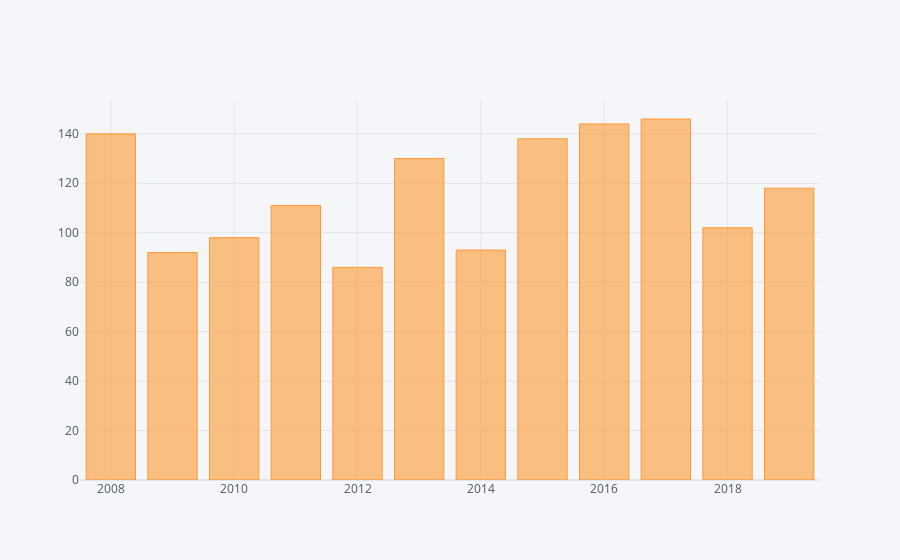

Notebook source saved alongside this figure:
### Code cell
season.iplot(kind = 'bar')

### Figure 1 — Plotly figure (JSON) as saved in the notebook; plotly's stock layout.template omitted (floating-point values rounded to 4 significant figures)
{"data": [{"marker": {"color": "rgba(255, 153, 51, 0.6)", "line": {"color": "rgba(255, 153, 51, 1.0)", "width": 1}}, "name": "win_by_runs", "orientation": "v", "text": "", "type": "bar", "x": [2008, 2009, 2010, 2011, 2012, 2013, 2014, 2015, 2016, 2017, 2018, 2019], "y": [140, 92, 98, 111, 86, 130, 93, 138, 144, 146, 102, 118]}], "layout": {"legend": {"bgcolor": "#F5F6F9", "font": {"color": "#4D5663"}}, "paper_bgcolor": "#F5F6F9", "plot_bgcolor": "#F5F6F9", "title": {"font": {"color": "#4D5663"}}, "xaxis": {"gridcolor": "#E1E5ED", "showgrid": true, "tickfont": {"color": "#4D5663"}, "title": {"font": {"color": "#4D5663"}, "text": ""}, "zerolinecolor": "#E1E5ED"}, "yaxis": {"gridcolor": "#E1E5ED", "showgrid": true, "tickfont": {"color": "#4D5663"}, "title": {"font": {"color": "#4D5663"}, "text": ""}, "zerolinecolor": "#E1E5ED"}}}
